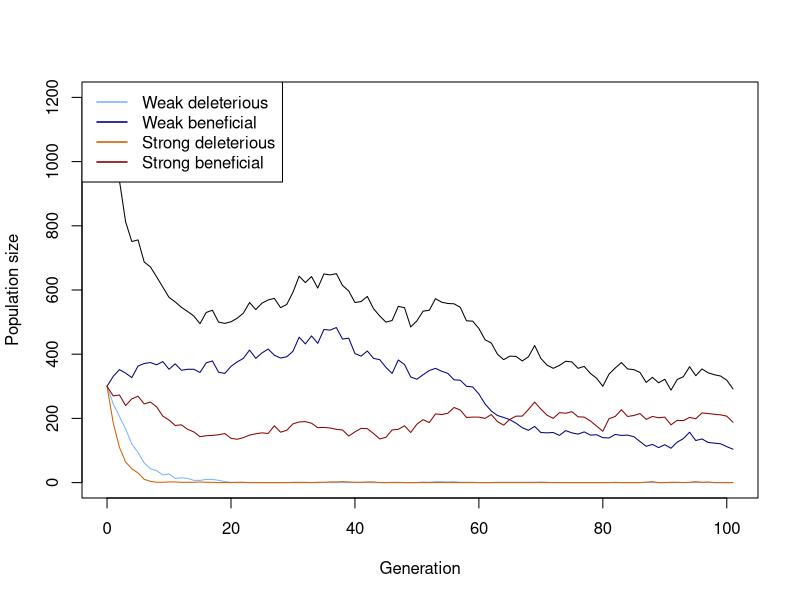

The R script that drew this image: (Note: this script raises an error after producing the figure.)
## ---- chunk 1
# Function for simulating one Generation in the Population
# adding the population sizes, decay rates, seleection coefficients and mutation rates
simulate_one_gen <- function(N_wd, N_wb, N_sd, N_sb, decay_rate_wm, decay_rate_sm, s_wm, s_sm, m_rate_wm, m_rate_sm) {
  
  # draw Offspring according to Poisson Distribution
  # altered so all four different mutations are considered 
  # for deleterious mutations the s is calculated minus (negative effect) and for the beneficial muation the s is added (positive effect)
  
  offsp_wd <- rpois(1, N_wd * (1-decay_rate_wm-s_wm))
  offsp_wb <- rpois(1, N_wb * (1-decay_rate_wm+s_wm))
  offsp_sd <- rpois(1, N_sd * (1-decay_rate_sm-s_sm))
  offsp_sb <- rpois(1, N_sb * (1-decay_rate_sm+s_sm))
  
  # draw changing Mutants according to Poisson Distribution
  # alterations considering the for different mutations 
  
  mut_wd_to_wb <- rpois(1, offsp_wd * m_rate_wm)
  mut_sd_to_sb <- rpois(1, offsp_sd * m_rate_sm)
  mut_wb_to_wd <- rpois(1, offsp_wb * m_rate_wm)
  mut_sb_to_sd <- rpois(1, offsp_sb * m_rate_sm)
  
  # determine new Population Sizes of all four Mutants (2 versions of weak Mutations   and 2   versions of strong Mutations)
  # to account for back mutations as well (beneficial to deleterious), mutations rates for these cases are added (mut_b_to_d)
  
  N_wd_new <- max(offsp_wd - mut_wd_to_wb+ mut_wb_to_wd,0)
  N_wb_new <- max(offsp_wb - mut_wb_to_wd+ mut_wd_to_wb,0)
  N_sd_new <- max(offsp_sd - mut_sd_to_sb+ mut_sb_to_sd,0)
  N_sb_new <- max(offsp_sb - mut_sb_to_sd+ mut_sd_to_sb,0)
  
  # with the return function, the new values for population sizes are stored
  
 return(c(N_wd_new, N_wb_new, N_sd_new, N_sb_new))
}
  # with print we visualize the 4 numbers we get for the population sizes, we simulate the population by setting our parameters to certain values 


print(simulate_one_gen(N_wd=50, N_wb=0, N_sd=50, N_sb=0, decay_rate_wm=0, decay_rate_sm=0, s_wm=0, s_sm=0, m_rate_wm=0, m_rate_sm=0))
## ---- chunk 2
# Simulation runs until the 100th Generation

max_gen=100

#With this function we simulate over generations, we put initial population sizes of the four mutations, with the parameter max_gen we determine that our simulation maximally runs until the 100th geneeration

simulate_pop <- function(init_wd, init_wb,  init_sd, init_sb, decay_rate_wm, decay_rate_sm, s_wm, s_sm, m_rate_wm, m_rate_sm, max_gen) {
  
  # Create the Vector in which to save the Results
  
  pop_vector <- c(init_wd,init_wb, init_sd, init_sb)
  
  # initiate the variables
  
  pop_new <- c(init_wd, init_wb, init_sd, init_sb)
  
  # run the Simulation until Generation max_gen
  
  for (i in 1:(max_gen + 1)) {
    
    # redefine the current Population one Generation later
    
    pop_new <- simulate_one_gen(pop_new[1],pop_new[2],pop_new[3],pop_new[4], decay_rate_wm, decay_rate_sm, s_wm, s_sm, m_rate_wm, m_rate_sm)
    
    # add the new Population Sizes to the Output Vector
    
    pop_vector <- rbind(pop_vector,pop_new)
    
    # Condition to stop the Simulation before max_gen: either the Population exceeds 10 Times the Original Population Size, or it goes extinct
    
    if ((sum(pop_new) >= 10 * sum(c(init_wd, init_wb, init_sd, init_sb))) || sum(pop_new) == 0)
      break

}
  
  # Define the Row and Column Names of the Output Vector
  rownames(pop_vector) <- (0:max_gen)[1:length(pop_vector[,1])] 
  
  # the colom-names in our vectors are according to our mutations (wd, wb, sd, sb)
  
  colnames(pop_vector) <- c("wd","wb", "sd", "sb")
  
  # return the vector
  
  return(pop_vector)	
}


# Test the Function and plot the Result

max_gen <- 100

# Simulation Data with certain values determined

output <- simulate_pop(init_wd=300, init_wb=300,  init_sd=300, init_sb=300, decay_rate_wm=0.1, decay_rate_sm=0.2, s_wm=0.1, s_sm=0.2, m_rate_wm=0.0005, m_rate_sm=0.0005,max_gen)

# show the last few Lines of the Data Table

print(tail(output))

# plot the Output 
# determine x axis Range 

x_range <- 0:(length(output[,1])-1)

# this plots the total Population Size-black line visible in the plot

plot(x_range,output[,1]+output[,2]+output[ ,3]+output[ ,4],type='l',ylim=c(0,max(output[,1]+output[,2]+output[ ,3]+output[ ,4])),xlab =  "Generation",ylab = "Population size")

# add Number of wd Individuals
lines(x_range,output[,1], col="#77b5fe")

# add Number of wb Individuals
lines(x_range,output[,2], col="navyblue")

# add Number of sd Individuals
lines(x_range,output[,3], col="#D55E00")

# add Number of sb Individuals
lines(x_range,output[,4], col="darkred")

# add Legend in the top-left corner
legend("topleft",
       legend=c("Weak deleterious","Weak beneficial","Strong deleterious","Strong beneficial"),
       col=c("#77b5fe","navyblue","#D55E00","darkred"), lty=1, lwd=1.5)



## ---- chunk 3
# code for plotting the result of different populations in one plot
init_wd <- 300
init_wb <- 300
init_sd <- 300
init_sb <- 300
m_rate_wm <- 0.0005
m_rate_sm <- 0.0005
decay_rate_wm <- 0.1
decay_rate_sm <- 0.2
s_wm <- 0.1
s_sm <- 0.2
max_gen <- 1000
replicates <- 10
max_gen <- 1000

# defining Data Frame to save one Row (Population Size for multiple Generations until max_gen) after one Loop
temp_output <- data.frame(array(NA, dim = c(0,max_gen)))
# defining Data Frame to save all Results from Loop
final_output <- data.frame(array(NA, dim = c(replicates,max_gen)))

# defining end_gen which is as long as the last Generation where the pop size is an actual Number and not NA yet
end_gen<-tail(which(!is.na(final_output[1,])), 1)
# Plot one Line / one Population
plot(x=1:end_gen,y=final_output[1,1:end_gen],type='l',ylim=c(0,max(final_output, na.rm = TRUE)),xlab =  "Generation",ylab = "Population size")
# Loop for plotting each Row of Data Table / Population as a Line in the Plot
for (i in 1:replicates) {
  
  end_gen<-tail(which(!is.na(final_output[i,])), 1)
  lines(x=1:end_gen,y=final_output[i,1:end_gen], col="#77b5fe")


}
final_output1 <- rbind(final_output, c(1:1000))
final_output2 <- data.frame(t(final_output1))
dev.off()
dev.off()
dev.off()
plot(final_output2$X1~final_output2$X11, type = "l") 
for (i in 2:replicates) {
    lines(final_output2[,i]~final_output2$X11, col="red",na.rm=TRUE)
  
}


## ---- chunk 4
# set some Parameters to fixed Values
init_wd <- 30
init_wb <- 25
init_sd <- 30
init_sb <- 25
m_rate_wm <- 0.01
m_rate_sm <- 0.05
decay_rate_wm <- 0.1
decay_rate_sm <- 0.2
s_wm <- 0.2
s_sm <- 0.4
max_gen <- 1000
# determine how often to run the Simulation for each set of Parameters
no_replicates <- 10


# set Parameters to vary
s_values_wm <- c(0.10,0.15,0.2)
s_values_sm <- c(0.2,0.205,0.210)
#m_values_wm <- c(0.001,0.01,0.05)
#m_values_sm <- c(0.05,0.1,0.15)


# initialize Data Table - where to collect the Results
data_table <- c()
data_table_wd<- c()
data_table_wb<- c()
data_table_sd<- c()
data_table_sb<- c()
# empty list to save rescue results
rescue_results <- data.frame(
  s_wm = numeric(),
  s_sm = numeric(),
  replicate = integer(),
  rescued = integer()
)
# define total runs and rescue count
total_runs<-0
rescue_count<-0
# run the Simulation across all chosen parameters
# loop over mutation rates
#for(mval_wm in m_values_wm){
 # for(mval_sm in m_values_sm){
    # loop over Selection strength
    for(sval_wm in s_values_wm){
      for(sval_sm in s_values_sm){
        # different Way of running many Simulations: make Replicates using "repeat" Function         with a counter i
        # reset Counter
        i<-1
        
        repeat {
          # increase Counter by one
          i<-i+1
          # defining total runs
          total_runs <- total_runs + 1
          # run the Simulation once
          one_run <- simulate_pop(init_wd, init_wb, init_sd, init_sb,
                                  decay_rate_wm, decay_rate_sm,
                                  sval_wm, sval_sm, m_rate_wm=0.01,m_rate_sm=0.01, max_gen)
          
          # determine total Population Sizes
          total_size <- one_run[,1]+one_run[,2]+one_run[,3]+one_run[,4]
          
          
          # determine final Population Size for each Mutant
          N_end_wd <- one_run[nrow(one_run), "wd"]
          N_end_wb <- one_run[nrow(one_run), "wb"]
          N_end_sd <- one_run[nrow(one_run), "sd"]
          N_end_sb <- one_run[nrow(one_run), "sb"]
          
          total_end <- N_end_wd + N_end_wb + N_end_sd + N_end_sb
          # introduce rescue count
          rescued_wd <- ifelse(one_run[nrow(one_run), "wd"] > 0, 1, 0)
          rescued_wb <- ifelse(one_run[nrow(one_run), "wb"] > 0, 1, 0)
          rescued_sd <- ifelse(one_run[nrow(one_run), "sd"] > 0, 1, 0)
          rescued_sb <- ifelse(one_run[nrow(one_run), "sb"] > 0, 1, 0)

         
          # save rescue outcome (rescue or extinction)
          rescue_results <- rbind(rescue_results,
            data.frame(
              s_wm = sval_wm,
              s_sm = sval_sm,
              replicate = i - 1,
              rescued_wd = rescued_wd,
              rescued_wb = rescued_wb,
              rescued_sd = rescued_sd,
              rescued_sb = rescued_sb
  )
)

          # determine Frequencies of each mutant in the final Population
          freq_wd <- ifelse(total_end > 0, N_end_wd / total_end, 0)
          freq_wb <- ifelse(total_end > 0, N_end_wb / total_end, 0)
          freq_sd <- ifelse(total_end > 0, N_end_sd / total_end, 0)
          freq_sb <- ifelse(total_end > 0, N_end_sb / total_end, 0)
          
          
          
          data_table_wd<- rbind(data_table_wd, c(sval_wm,freq_wd))
          data_table_wb<- rbind(data_table_wb, c(sval_wm, freq_wb))
          data_table_sd<- rbind(data_table_sd,c(sval_sm, freq_sd))
          data_table_sb<-rbind(data_table_sb, c (sval_sm,freq_sb))
          # enter the D into the Table
          data_table <- rbind(data_table,c(m_rate_wm = 0.01,m_rate_sm = 0.01,sval_wm,sval_sm,N_end_wd,        N_end_wb, N_end_sd, N_end_sb,freq_wd, freq_wb, freq_sd,freq_sb)) # note that we add the                varying parameters (mutation rate and selection strength for each version of weak            and strong mutation) to the table too
          # stop the repeated Computation after no_replicates times
          
          
          if(i>no_replicates) break
          
        }
      }
    }
  #}
#}
# Make sure your data is a proper data frame
data_table_wd <- as.data.frame(data_table_wd)

# If the column names are missing or wrong, set them
colnames(data_table_wd) <- c("V1", "V2")

# Add an index column for plotting along x-axis
data_table_wd$Index <- 1:nrow(data_table_wd)

# calculate rescue probability per parametercombination
library(dplyr)
library(ggplot2)
library(tidyr)



rescue_summary <- rescue_results %>%
  group_by(s_wm, s_sm) %>%
  summarise(
    rescue_prob_wd = mean(rescued_wd),
    rescue_prob_wb = mean(rescued_wb),
    rescue_prob_sd = mean(rescued_sd),
    rescue_prob_sb = mean(rescued_sb),
    .groups = "drop"
  )

print(rescue_summary)


# Daten vorbereiten
rescue_long <- rescue_summary %>%
  pivot_longer(
    cols = starts_with("rescue_prob_"),
    names_to = "mutant",
    values_to = "rescue_prob"
  ) %>%
  mutate(
    mutant = gsub("rescue_prob_", "", mutant),
    s_value = case_when(
      mutant %in% c("wd", "wb") ~ s_wm,
      mutant %in% c("sd", "sb") ~ s_sm
    )
  )

library(ggplot2)

ggplot(rescue_long, aes(x = factor(s_value), y = rescue_prob, fill = mutant)) +
  geom_boxplot(alpha = 0.7) +
  scale_y_continuous(limits = c(0, 1)) +
  scale_fill_manual(values = c(
    "wd" = "#77b5fe", 
    "wb" = "navyblue", 
    "sd" = "#D55E00", 
    "sb" = "darkred"
  )) +
  facet_wrap(~ mutant, scales = "free_x") +
  labs(
    title = "Rescue Probability per Mutant vs Relevant Selection Coefficient (Boxplot)",
    x = "Relevant selection coefficient (s)",
    y = "Rescue Probability",
    fill = "Mutant"
  ) +
  theme_minimal(base_size = 14)

ggplot(rescue_long, aes(x = s_value, y = rescue_prob, color = mutant)) +
  geom_jitter(width = 0.01, height = 0, size = 3, alpha = 0.7) +
  stat_summary(fun = mean, geom = "point", shape = 18, size = 4, color = "black") +
  scale_y_continuous(limits = c(0, 1)) +
  scale_color_manual(values = c(
    "wd" = "#77b5fe", 
    "wb" = "navyblue", 
    "sd" = "#D55E00", 
    "sb" = "darkred"
  )) +
  facet_wrap(~ mutant, scales = "free_x") +
  labs(
    title = "Rescue Probability per Mutant vs Relevant Selection Coefficient (Scatterplot)",
    x = "Relevant selection coefficient (s)",
    y = "Rescue Probability",
    color = "Mutant"
  ) +
  theme_minimal(base_size = 14)


0# optional: Mutantennamen schöner machen
rescue_long$mutant <- gsub("rescue_prob_", "", rescue_long$mutant)











# plotting wd with different s values
  # making sure that its a data frame
data_table_wd <- as.data.frame(data_table_wd)
colnames(data_table_wd) <- c("V1", "V2")


  # Scatterplot of wd with jitter and mean 
library(ggplot2)
ggplot(data_table_wd, aes(x = factor(V1), y = V2, color = factor(V1))) +
  geom_jitter(width = 0.2, height = 0, size = 2, alpha = 0.7) +
  stat_summary(fun = mean, geom = "point", shape = 18, size = 4, color = "black") +
  labs(
    x = "selection coefficients",
    y = "frequency",
    color = "selection coefficient",
    title = "Weak deleterious-Means of frequencies of the different selection coefficients"
  ) +
  theme_minimal()

# plotting wb with different s values
  # making sure that its a data frame
data_table_wb <- as.data.frame(data_table_wb)
colnames(data_table_sb) <- c("V1", "V2")

# Scatterplot of wb with jitter and mean
ggplot(data_table_wb, aes(x = factor(V1), y = V2, color = factor(V1))) +
  geom_jitter(width = 0.2, height = 0, size = 2, alpha = 0.7) +
  stat_summary(fun = mean, geom = "point", shape = 18, size = 4, color = "black") +
  labs(
    x = "selecton coefficients",
    y = "frequency",
    color = "selection coefficients",
    title = "Weak beneficial-Means of frequencies of the different selection coefficientsn"
  ) +
  theme_minimal()

# plotting sd with different s values
  # making sure that its a data frame
data_table_sd <- as.data.frame(data_table_sd)

colnames(data_table_sd) <- c("V1", "V2")

  # Scatterplot of sd with jitter and mean
ggplot(data_table_sd, aes(x = factor(V1), y = V2, color = factor(V1))) +
  geom_jitter(width = 0.2, height = 0, size = 2, alpha = 0.7) +
  stat_summary(fun = mean, geom = "point", shape = 18, size = 4, color = "black") +
  labs(
    x = "selection coefficients ",
    y = "frequency",
    color = "selection coefficients",
    title = "Strong deletrious-Means of frequencies of the different selection coefficients"
  ) +
  theme_minimal()

# plotting sb with different s values
  # making sure that its a data frame

data_table_sb <- as.data.frame(data_table_sb)
colnames(data_table_sb) <- c("V1", "V2")

  # Scatterplot of sb with jitter and mean 
ggplot(data_table_sb, aes(x = factor(V1), y = V2, color = factor(V1))) +
  geom_jitter(width = 0.2, height = 0, size = 2, alpha = 0.7) +
  stat_summary(fun = mean, geom = "point", shape = 18, size = 4, color = "black") +
  labs(
    x = "selection coefficients",
    y = "frequency",
    color = "selection coefficients",
    title = "Strong beneficial-Means of frequencies of the different selection coefficients"
  ) +
  theme_minimal()


# mean Frequencies of each mutant
mean_freq_wd <- mean(freq_wd)*100
mean_freq_wb <- mean(freq_wb)*100
mean_freq_sd <- mean(freq_sd)*100
mean_freq_sb <- mean(freq_sb)*100

print(paste("Mean frequency of wd =", mean_freq_wd) )
print(paste("Mean frequency of wb =", mean_freq_wb) )
print(paste("Mean frequency of sd =", mean_freq_sd) )
print(paste("Mean frequency of sb =", mean_freq_sb) )

# define Column Names of Data Table
colnames(data_table) <- c("m_rate_wm","m_rate_sm","s_wm","s_sm","N_end_wd", "N_end_wb", "N_end_sd", "N_end_sb","freq_wd", "freq_wb", "freq_sd","freq_sb")
# show the first and last Lines of the Output
print(head(data_table))
print(tail(data_table))
